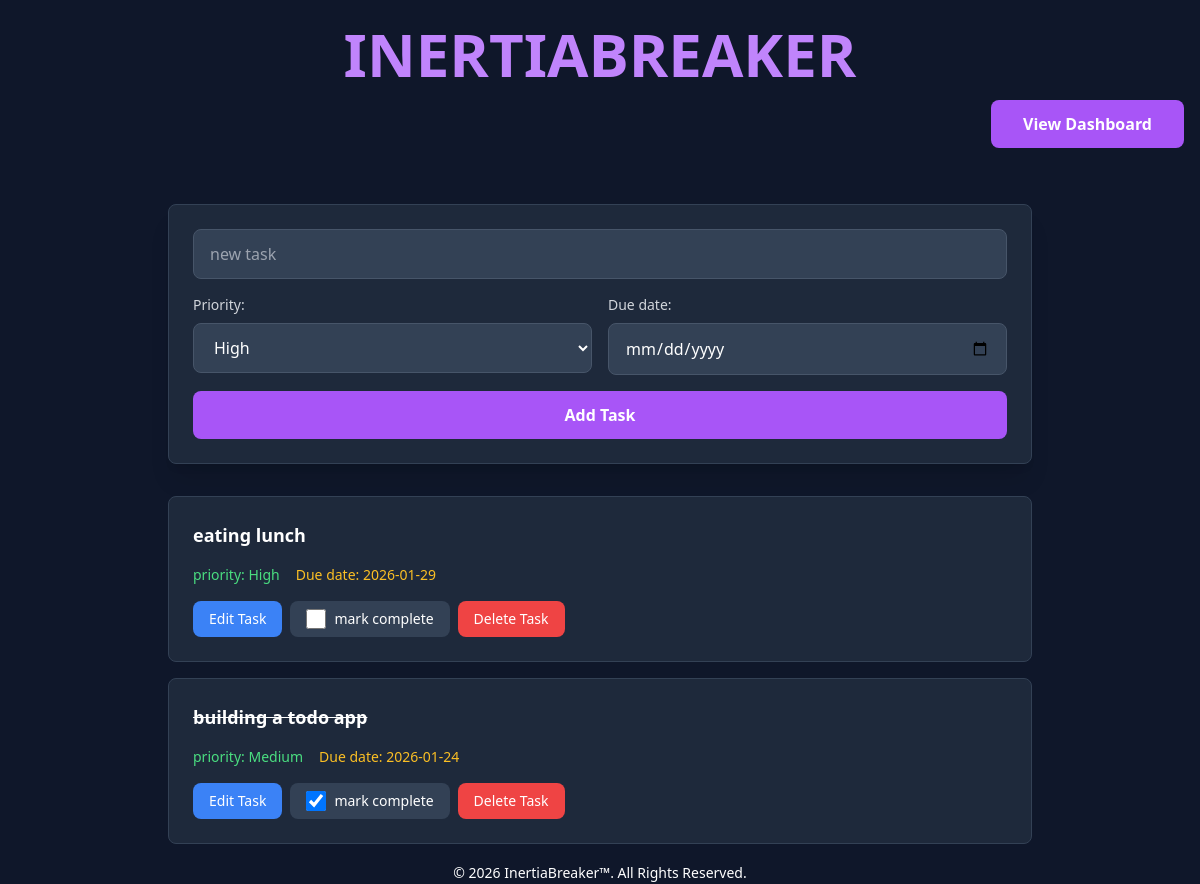
The page / on the database its author committed.
### tables this page shows
CREATE TABLE tasks(
            id INTEGER PRIMARY KEY,
            title TEXT NOT NULL,
            is_complete INTEGER DEFAULT 0,
            priority TEXT CHECK (priority IN ('High', 'Medium', 'Low')),
            due_date DATE,
            created_at TIMESTAMP DEFAULT CURRENT_TIMESTAMP,
            deleted_at TIMESTAMP NULL DEFAULT NULL
        );

### index.php (the view, shortened to what this page needs)
<?php
require_once __DIR__ . '/dbConfig.php';
$tasks="SELECT * FROM tasks";
$sql=$connection->query($tasks);
$sql->setFetchMode(PDO::FETCH_ASSOC);
$allTasks=$sql->fetchAll();
?>
<!DOCTYPE html>
<html lang="en">
<head>
    <script src="https://cdn.tailwindcss.com"></script>
</head>
<body class="bg-slate-900 text-white min-h-screen">
    <div class=" py-6 mb-8">
        <div class="max-w-9xl mx-auto px-4">
            <h1 class="flex justify-center text-6xl text-heading font-bold text-purple-400 mb-4">INERTIABREAKER</h1>
            <div class="flex justify-end">
                <a href="/dashboard.php" class="bg-purple-500 px-8 py-3 text-white inline-block font-semibold rounded-lg hover:bg-purple-600 transition">
                    View Dashboard
                </a>
            </div>
        </div>
    </div>
    <div class="max-w-4xl mx-auto px-4">
        <div class="bg-slate-800 rounded-lg shadow-xl p-6 mb-8 border border-slate-700">
            <form action="src/createTask.php" method="post" class="space-y-4">
                <input
                    type="text"
                    name="task"
                    placeholder="new task"
                    required
                    class="w-full px-4 py-3 bg-slate-700 border border-slate-600 rounded-lg text-white placeholder-gray-400 focus:outline-none focus:ring-2 focus:ring-purple-500"
                >
                <div class="flex gap-4">
                    <div class="flex-1">
                        <label for="priority" class="block text-sm text-gray-300 mb-2">Priority:</label>
                        <select
                            id="priority"
                            name="priority"
                            required
                            class="w-full px-4 py-3 bg-slate-700 border border-slate-600 rounded-lg text-white focus:outline-none focus:ring-2 focus:ring-purple-500"
                        >
                            <option value="High">High</option>
                        </select>
                    </div>
                    <div class="flex-1">
                        <label for="due_date" class="block text-sm text-gray-300 mb-2">Due date:</label>
                        <input
                            type="date"
                            name="due_date"
                            required
                            class="w-full px-4 py-3 bg-slate-700 border border-slate-600 rounded-lg text-white focus:outline-none focus:ring-2 focus:ring-purple-500"
                        >
                    </div>
                </div>
                <button
                    type="submit"
                    class="w-full bg-purple-500 hover:bg-purple-600 text-white font-semibold py-3 px-6 rounded-lg transition"
                >
                    Add Task
                </button>
            </form>
        </div>
        <div class="space-y-4">
            <?php
            foreach ($allTasks as $task){
                $completedTask=$task['is_complete'] ? 'text-decoration: line-through;' : '';
                $checked=$task['is_complete'] ? 'checked': '';
                $value=$task['is_complete'] ? 1:0;
                echo "<div class='bg-slate-800 rounded-lg p-6 border border-slate-700 hover:border-purple-500 transition'>
                    <div class='mb-4'>
                        <label style='{$completedTask}' class='text-lg font-semibold text-white'>" . htmlspecialchars($task["title"]) . "</label>
                    </div>
                    <div class='flex gap-4 mb-4 text-sm'>
                        <label class='text-green-400'>priority: ". $task["priority"]."</label>
                        <label class='text-amber-400'>Due date: ". $task["due_date"]."</label>
                    </div>
                    <div class='flex flex-wrap gap-2'>
                        <a href='/edit_task.php?id=".htmlspecialchars($task['id'])."' class='bg-blue-500 hover:bg-blue-600 text-white px-4 py-2 rounded-lg text-sm font-medium transition inline-block'>Edit Task</a>
                        <form action='/src/updateTask.php' method='post' class='inline-block'>
                            <input type='hidden' name='task_id' value='".$task["id"]."'>
                            <label class='flex items-center gap-2 bg-slate-700 hover:bg-slate-600 px-4 py-2 rounded-lg transition cursor-pointer'>
                                <input type='checkbox' {$checked} name='is_checked' value='{$value}' onchange='this.form.submit()' class='w-5 h-5'>
                                <span class='text-sm font-medium text-white'>mark complete</span>
                            </label>
                        </form>
                        <form action='/src/deleteTask.php' method='post' class='inline-block'>
                            <input type='hidden' name='task_id' value='".$task["id"]."'>
                            <button type='submit' class='bg-red-500 hover:bg-red-600 text-white px-4 py-2 rounded-lg text-sm font-medium transition'>Delete Task</button>
                        </form>
                    </div>
                </div>\n";
            }
            ?>
        </div>
    </div>
    <footer class="bg-neutral-primary-soft rounded-base shadow-xs mt-4 flex justify-center ">
        <div class="">
          <span class="text-sm text-body sm:text-center">© 2026 <a href="/" class="hover:underline">InertiaBreaker™</a>. All Rights Reserved.
        </span>
        </div>
    </footer>
</body>
</html>

### rows shown on the page
tasks: title "eating lunch", priority "High", due_date "2026-01-29"
tasks: title "building a todo app", priority "Medium", due_date "2026-01-24"
